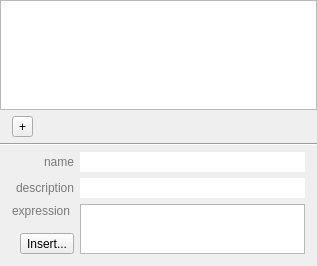
<?xml version="1.0" encoding="UTF-8"?>
<ui version="4.0">
 <class>AMChannelEditor</class>
 <widget class="QWidget" name="AMChannelEditor">
  <property name="geometry">
   <rect>
    <x>0</x>
    <y>0</y>
    <width>317</width>
    <height>266</height>
   </rect>
  </property>
  <property name="sizePolicy">
   <sizepolicy hsizetype="Preferred" vsizetype="Expanding">
    <horstretch>0</horstretch>
    <verstretch>0</verstretch>
   </sizepolicy>
  </property>
  <property name="windowTitle">
   <string>Form</string>
  </property>
  <layout class="QVBoxLayout" name="verticalLayout_2">
   <property name="leftMargin">
    <number>0</number>
   </property>
   <property name="topMargin">
    <number>0</number>
   </property>
   <property name="rightMargin">
    <number>0</number>
   </property>
   <property name="bottomMargin">
    <number>12</number>
   </property>
   <item>
    <widget class="QTreeView" name="scanSetView">
     <property name="alternatingRowColors">
      <bool>true</bool>
     </property>
    </widget>
   </item>
   <item>
    <layout class="QHBoxLayout" name="horizontalLayout">
     <property name="leftMargin">
      <number>12</number>
     </property>
     <property name="topMargin">
      <number>0</number>
     </property>
     <property name="rightMargin">
      <number>12</number>
     </property>
     <item>
      <widget class="QToolButton" name="addChannelButton">
       <property name="text">
        <string>+</string>
       </property>
      </widget>
     </item>
     <item>
      <spacer name="horizontalSpacer_2">
       <property name="orientation">
        <enum>Qt::Horizontal</enum>
       </property>
       <property name="sizeHint" stdset="0">
        <size>
         <width>40</width>
         <height>20</height>
        </size>
       </property>
      </spacer>
     </item>
    </layout>
   </item>
   <item>
    <widget class="Line" name="line">
     <property name="orientation">
      <enum>Qt::Horizontal</enum>
     </property>
    </widget>
   </item>
   <item>
    <layout class="QVBoxLayout" name="verticalLayout">
     <property name="leftMargin">
      <number>12</number>
     </property>
     <property name="topMargin">
      <number>0</number>
     </property>
     <property name="rightMargin">
      <number>12</number>
     </property>
     <property name="bottomMargin">
      <number>0</number>
     </property>
     <item>
      <layout class="QGridLayout" name="gridLayout_2">
       <property name="topMargin">
        <number>0</number>
       </property>
       <item row="0" column="1">
        <widget class="QLineEdit" name="nameEdit">
         <property name="frame">
          <bool>false</bool>
         </property>
        </widget>
       </item>
       <item row="1" column="0">
        <widget class="QLabel" name="label_2">
         <property name="styleSheet">
          <string notr="true">font: bold &quot;Lucida Grande&quot;;
color: rgb(121,121,121);</string>
         </property>
         <property name="text">
          <string>description</string>
         </property>
         <property name="alignment">
          <set>Qt::AlignRight|Qt::AlignTrailing|Qt::AlignVCenter</set>
         </property>
        </widget>
       </item>
       <item row="1" column="1">
        <widget class="QLineEdit" name="descriptionEdit">
         <property name="frame">
          <bool>false</bool>
         </property>
        </widget>
       </item>
       <item row="0" column="0">
        <widget class="QLabel" name="label">
         <property name="styleSheet">
          <string notr="true">font: bold &quot;Lucida Grande&quot;;
color: rgb(121,121,121);</string>
         </property>
         <property name="text">
          <string>name</string>
         </property>
         <property name="alignment">
          <set>Qt::AlignRight|Qt::AlignTrailing|Qt::AlignVCenter</set>
         </property>
        </widget>
       </item>
       <item row="2" column="0">
        <layout class="QVBoxLayout" name="verticalLayout_4">
         <item>
          <widget class="QLabel" name="label_3">
           <property name="styleSheet">
            <string notr="true">font: bold &quot;Lucida Grande&quot;;
color: rgb(121,121,121);</string>
           </property>
           <property name="text">
            <string>expression</string>
           </property>
           <property name="alignment">
            <set>Qt::AlignLeading|Qt::AlignLeft|Qt::AlignTop</set>
           </property>
          </widget>
         </item>
         <item>
          <layout class="QHBoxLayout" name="horizontalLayout_3">
           <property name="spacing">
            <number>2</number>
           </property>
           <item>
            <spacer name="horizontalSpacer">
             <property name="orientation">
              <enum>Qt::Horizontal</enum>
             </property>
             <property name="sizeHint" stdset="0">
              <size>
               <width>40</width>
               <height>20</height>
              </size>
             </property>
            </spacer>
           </item>
           <item>
            <widget class="QToolButton" name="insertButton">
             <property name="text">
              <string>Insert...</string>
             </property>
             <property name="popupMode">
              <enum>QToolButton::InstantPopup</enum>
             </property>
            </widget>
           </item>
          </layout>
         </item>
        </layout>
       </item>
       <item row="2" column="1">
        <widget class="AMWrappingLineEdit" name="expressionEdit">
         <property name="sizePolicy">
          <sizepolicy hsizetype="Expanding" vsizetype="Preferred">
           <horstretch>0</horstretch>
           <verstretch>0</verstretch>
          </sizepolicy>
         </property>
         <property name="maximumSize">
          <size>
           <width>16777215</width>
           <height>50</height>
          </size>
         </property>
         <property name="tabChangesFocus">
          <bool>true</bool>
         </property>
         <property name="plainText">
          <string notr="true"/>
         </property>
        </widget>
       </item>
      </layout>
     </item>
    </layout>
   </item>
  </layout>
 </widget>
 <customwidgets>
  <customwidget>
   <class>AMWrappingLineEdit</class>
   <extends>QPlainTextEdit</extends>
   <header>ui/AMWrappingLineEdit.h</header>
  </customwidget>
 </customwidgets>
 <resources/>
 <connections/>
</ui>
